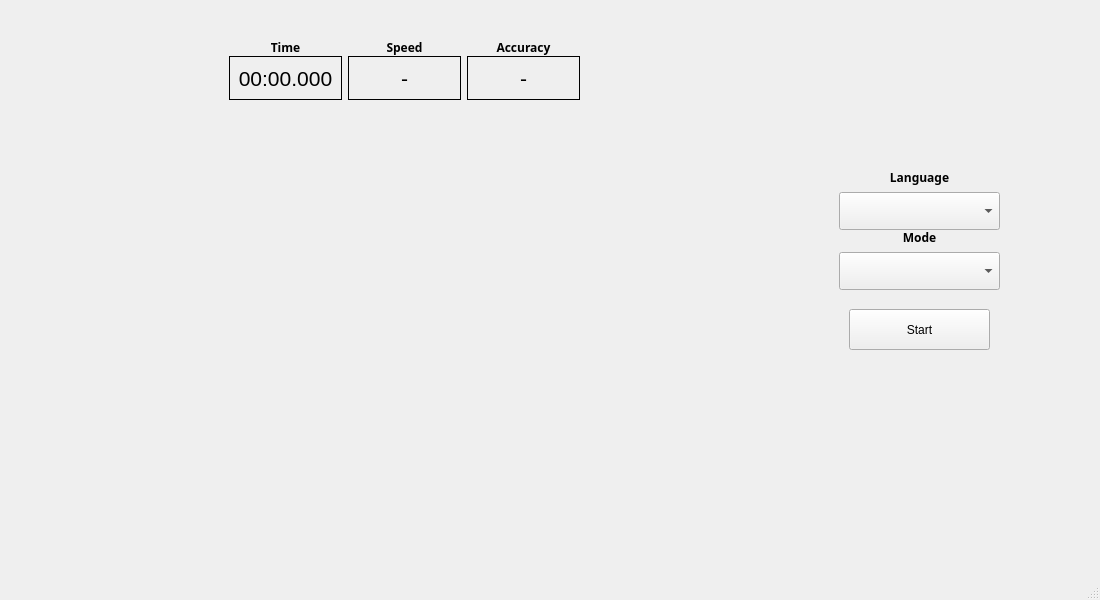
<?xml version="1.0" encoding="UTF-8"?>
<ui version="4.0">
 <class>MainWindow</class>
 <widget class="QMainWindow" name="MainWindow">
  <property name="geometry">
   <rect>
    <x>0</x>
    <y>0</y>
    <width>1019</width>
    <height>600</height>
   </rect>
  </property>
  <property name="windowTitle">
   <string>Task_1</string>
  </property>
  <widget class="QWidget" name="centralwidget">
   <property name="minimumSize">
    <size>
     <width>1100</width>
     <height>560</height>
    </size>
   </property>
   <property name="maximumSize">
    <size>
     <width>1100</width>
     <height>560</height>
    </size>
   </property>
   <layout class="QGridLayout" name="gridLayout">
    <item row="0" column="0">
     <widget class="QWidget" name="widget" native="true">
      <property name="mouseTracking">
       <bool>false</bool>
      </property>
      <property name="autoFillBackground">
       <bool>false</bool>
      </property>
      <widget class="QWidget" name="verticalLayoutWidget">
       <property name="geometry">
        <rect>
         <x>10</x>
         <y>100</y>
         <width>771</width>
         <height>151</height>
        </rect>
       </property>
       <layout class="QVBoxLayout" name="verticalLayout"/>
      </widget>
      <widget class="QPushButton" name="beginButton">
       <property name="geometry">
        <rect>
         <x>840</x>
         <y>300</y>
         <width>141</width>
         <height>41</height>
        </rect>
       </property>
       <property name="text">
        <string>Start</string>
       </property>
      </widget>
      <widget class="QWidget" name="layoutWidget">
       <property name="geometry">
        <rect>
         <x>830</x>
         <y>220</y>
         <width>161</width>
         <height>61</height>
        </rect>
       </property>
       <layout class="QVBoxLayout" name="verticalLayout_3">
        <item>
         <widget class="QLabel" name="label_5">
          <property name="sizePolicy">
           <sizepolicy hsizetype="Minimum" vsizetype="Preferred">
            <horstretch>0</horstretch>
            <verstretch>0</verstretch>
           </sizepolicy>
          </property>
          <property name="font">
           <font>
            <family>Sans</family>
            <bold>true</bold>
           </font>
          </property>
          <property name="text">
           <string>Mode</string>
          </property>
          <property name="alignment">
           <set>Qt::AlignCenter</set>
          </property>
         </widget>
        </item>
        <item>
         <widget class="QComboBox" name="comboMode">
          <property name="sizePolicy">
           <sizepolicy hsizetype="Expanding" vsizetype="MinimumExpanding">
            <horstretch>0</horstretch>
            <verstretch>0</verstretch>
           </sizepolicy>
          </property>
         </widget>
        </item>
       </layout>
      </widget>
      <widget class="QWidget" name="widgetForKeyboard" native="true">
       <property name="enabled">
        <bool>true</bool>
       </property>
       <property name="geometry">
        <rect>
         <x>0</x>
         <y>270</y>
         <width>781</width>
         <height>271</height>
        </rect>
       </property>
       <property name="sizePolicy">
        <sizepolicy hsizetype="Expanding" vsizetype="Minimum">
         <horstretch>0</horstretch>
         <verstretch>0</verstretch>
        </sizepolicy>
       </property>
       <property name="styleSheet">
        <string notr="true"/>
       </property>
      </widget>
      <widget class="QWidget" name="layoutWidget">
       <property name="geometry">
        <rect>
         <x>830</x>
         <y>160</y>
         <width>161</width>
         <height>61</height>
        </rect>
       </property>
       <layout class="QVBoxLayout" name="verticalLayout_2">
        <item>
         <widget class="QLabel" name="label_4">
          <property name="sizePolicy">
           <sizepolicy hsizetype="Minimum" vsizetype="Preferred">
            <horstretch>0</horstretch>
            <verstretch>0</verstretch>
           </sizepolicy>
          </property>
          <property name="font">
           <font>
            <family>Sans</family>
            <bold>true</bold>
           </font>
          </property>
          <property name="text">
           <string>Language</string>
          </property>
          <property name="alignment">
           <set>Qt::AlignCenter</set>
          </property>
         </widget>
        </item>
        <item>
         <widget class="QComboBox" name="comboLanguage">
          <property name="sizePolicy">
           <sizepolicy hsizetype="Expanding" vsizetype="MinimumExpanding">
            <horstretch>0</horstretch>
            <verstretch>0</verstretch>
           </sizepolicy>
          </property>
         </widget>
        </item>
       </layout>
      </widget>
      <widget class="QWidget" name="layoutWidget">
       <property name="geometry">
        <rect>
         <x>220</x>
         <y>30</y>
         <width>351</width>
         <height>61</height>
        </rect>
       </property>
       <layout class="QGridLayout" name="gridLayout_2">
        <property name="topMargin">
         <number>0</number>
        </property>
        <property name="bottomMargin">
         <number>0</number>
        </property>
        <property name="verticalSpacing">
         <number>0</number>
        </property>
        <item row="0" column="0">
         <widget class="QLabel" name="label">
          <property name="font">
           <font>
            <family>Sans</family>
            <bold>true</bold>
           </font>
          </property>
          <property name="text">
           <string>Time</string>
          </property>
          <property name="alignment">
           <set>Qt::AlignCenter</set>
          </property>
         </widget>
        </item>
        <item row="0" column="1">
         <widget class="QLabel" name="label_2">
          <property name="font">
           <font>
            <family>Sans</family>
            <bold>true</bold>
           </font>
          </property>
          <property name="text">
           <string>Speed</string>
          </property>
          <property name="textFormat">
           <enum>Qt::AutoText</enum>
          </property>
          <property name="scaledContents">
           <bool>false</bool>
          </property>
          <property name="alignment">
           <set>Qt::AlignCenter</set>
          </property>
          <property name="wordWrap">
           <bool>true</bool>
          </property>
         </widget>
        </item>
        <item row="0" column="2">
         <widget class="QLabel" name="label_3">
          <property name="sizePolicy">
           <sizepolicy hsizetype="Minimum" vsizetype="Minimum">
            <horstretch>0</horstretch>
            <verstretch>0</verstretch>
           </sizepolicy>
          </property>
          <property name="font">
           <font>
            <family>Sans</family>
            <bold>true</bold>
           </font>
          </property>
          <property name="text">
           <string>Accuracy</string>
          </property>
          <property name="alignment">
           <set>Qt::AlignCenter</set>
          </property>
         </widget>
        </item>
        <item row="1" column="0">
         <widget class="QLabel" name="labelTimer">
          <property name="font">
           <font>
            <pointsize>16</pointsize>
           </font>
          </property>
          <property name="frameShape">
           <enum>QFrame::Box</enum>
          </property>
          <property name="text">
           <string>00:00.000</string>
          </property>
          <property name="alignment">
           <set>Qt::AlignCenter</set>
          </property>
         </widget>
        </item>
        <item row="1" column="1">
         <widget class="QLabel" name="labelWords">
          <property name="font">
           <font>
            <pointsize>16</pointsize>
           </font>
          </property>
          <property name="frameShape">
           <enum>QFrame::Box</enum>
          </property>
          <property name="text">
           <string>-</string>
          </property>
          <property name="alignment">
           <set>Qt::AlignCenter</set>
          </property>
         </widget>
        </item>
        <item row="1" column="2">
         <widget class="QLabel" name="labelPrecision">
          <property name="sizePolicy">
           <sizepolicy hsizetype="Preferred" vsizetype="MinimumExpanding">
            <horstretch>0</horstretch>
            <verstretch>0</verstretch>
           </sizepolicy>
          </property>
          <property name="font">
           <font>
            <pointsize>16</pointsize>
           </font>
          </property>
          <property name="frameShape">
           <enum>QFrame::Box</enum>
          </property>
          <property name="text">
           <string>-</string>
          </property>
          <property name="alignment">
           <set>Qt::AlignCenter</set>
          </property>
         </widget>
        </item>
       </layout>
      </widget>
     </widget>
    </item>
   </layout>
  </widget>
  <widget class="QMenuBar" name="menubar">
   <property name="geometry">
    <rect>
     <x>0</x>
     <y>0</y>
     <width>1019</width>
     <height>22</height>
    </rect>
   </property>
  </widget>
  <widget class="QStatusBar" name="statusbar"/>
 </widget>
 <resources/>
 <connections/>
</ui>
